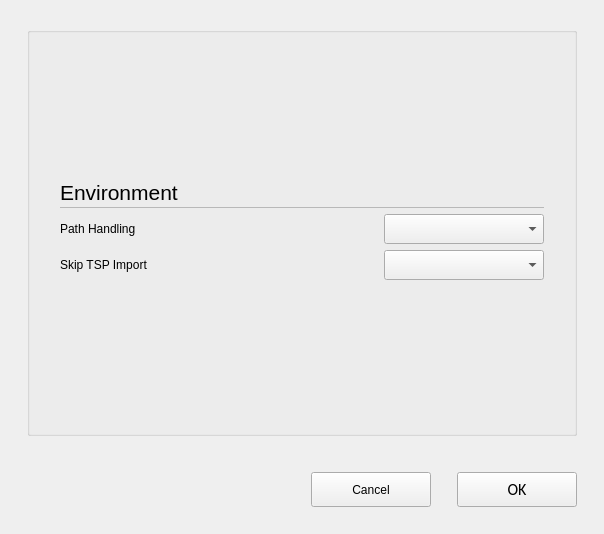
<?xml version="1.0" encoding="UTF-8"?>
<ui version="4.0">
 <class>C_NagToolSettingsPopupDialog</class>
 <widget class="QWidget" name="C_NagToolSettingsPopupDialog">
  <property name="geometry">
   <rect>
    <x>0</x>
    <y>0</y>
    <width>604</width>
    <height>534</height>
   </rect>
  </property>
  <property name="windowTitle">
   <string>C_NagToolSettingsPopupDialog</string>
  </property>
  <property name="autoFillBackground">
   <bool>false</bool>
  </property>
  <layout class="QVBoxLayout" name="verticalLayout">
   <property name="leftMargin">
    <number>27</number>
   </property>
   <property name="topMargin">
    <number>27</number>
   </property>
   <property name="rightMargin">
    <number>27</number>
   </property>
   <property name="bottomMargin">
    <number>0</number>
   </property>
   <item>
    <widget class="stw::opensyde_gui_elements::C_OgeGbx" name="pc_EnvironmentSettings">
     <property name="title">
      <string/>
     </property>
     <layout class="QVBoxLayout" name="verticalLayout_7">
      <property name="spacing">
       <number>0</number>
      </property>
      <property name="leftMargin">
       <number>30</number>
      </property>
      <property name="topMargin">
       <number>5</number>
      </property>
      <property name="rightMargin">
       <number>30</number>
      </property>
      <property name="bottomMargin">
       <number>13</number>
      </property>
      <item>
       <layout class="QVBoxLayout" name="verticalLayout_5">
        <property name="spacing">
         <number>0</number>
        </property>
        <property name="bottomMargin">
         <number>0</number>
        </property>
        <item>
         <layout class="QHBoxLayout" name="horizontalLayout_7" stretch="0,0">
          <property name="spacing">
           <number>6</number>
          </property>
          <property name="bottomMargin">
           <number>0</number>
          </property>
          <item>
           <widget class="stw::opensyde_gui_elements::C_OgeLabContextMenuBase" name="pc_LabelGlobalSettings">
            <property name="styleRole" stdset="0">
             <string>heading-group-bold</string>
            </property>
            <property name="minimumSize">
             <size>
              <width>0</width>
              <height>30</height>
             </size>
            </property>
            <property name="maximumSize">
             <size>
              <width>16777215</width>
              <height>30</height>
             </size>
            </property>
            <property name="font">
             <font>
              <family>Segoe UI</family>
              <pointsize>16</pointsize>
             </font>
            </property>
            <property name="text">
             <string>Environment</string>
            </property>
           </widget>
          </item>
          <item>
           <spacer name="horizontalSpacer_8">
            <property name="orientation">
             <enum>Qt::Horizontal</enum>
            </property>
            <property name="sizeHint" stdset="0">
             <size>
              <width>40</width>
              <height>20</height>
             </size>
            </property>
           </spacer>
          </item>
         </layout>
        </item>
        <item>
         <layout class="QHBoxLayout" name="horizontalLayout" stretch="0">
          <property name="spacing">
           <number>0</number>
          </property>
          <property name="topMargin">
           <number>0</number>
          </property>
          <item>
           <widget class="stw::opensyde_gui_elements::C_OgeFraSeparator" name="frame">
            <property name="minimumSize">
             <size>
              <width>0</width>
              <height>1</height>
             </size>
            </property>
            <property name="maximumSize">
             <size>
              <width>16777215</width>
              <height>1</height>
             </size>
            </property>
            <property name="frameShape">
             <enum>QFrame::StyledPanel</enum>
            </property>
            <property name="frameShadow">
             <enum>QFrame::Raised</enum>
            </property>
           </widget>
          </item>
         </layout>
        </item>
        <item>
         <layout class="QHBoxLayout" name="horizontalLayout_8">
          <property name="spacing">
           <number>6</number>
          </property>
          <property name="topMargin">
           <number>6</number>
          </property>
          <property name="rightMargin">
           <number>0</number>
          </property>
          <property name="bottomMargin">
           <number>6</number>
          </property>
          <item>
           <widget class="stw::opensyde_gui_elements::C_OgeLabToolTipBase" name="pc_LabelPathHandling">
            <property name="styleRole" stdset="0">
             <string>group-item</string>
            </property>
            <property name="text">
             <string>Path Handling</string>
            </property>
           </widget>
          </item>
          <item>
           <spacer name="horizontalSpacer_10">
            <property name="orientation">
             <enum>Qt::Horizontal</enum>
            </property>
            <property name="sizeHint" stdset="0">
             <size>
              <width>40</width>
              <height>20</height>
             </size>
            </property>
           </spacer>
          </item>
          <item>
           <widget class="stw::opensyde_gui_elements::C_OgeCbxText" name="pc_CbxPathHandling">
            <property name="minimumSize">
             <size>
              <width>160</width>
              <height>30</height>
             </size>
            </property>
            <property name="maximumSize">
             <size>
              <width>160</width>
              <height>30</height>
             </size>
            </property>
           </widget>
          </item>
         </layout>
        </item>
        <item>
         <layout class="QHBoxLayout" name="horizontalLayout_9">
          <property name="spacing">
           <number>6</number>
          </property>
          <property name="rightMargin">
           <number>0</number>
          </property>
          <property name="bottomMargin">
           <number>0</number>
          </property>
          <item>
           <widget class="stw::opensyde_gui_elements::C_OgeLabToolTipBase" name="pc_LabelSkipTsp">
            <property name="styleRole" stdset="0">
             <string>group-item</string>
            </property>
            <property name="text">
             <string>Skip TSP Import</string>
            </property>
           </widget>
          </item>
          <item>
           <spacer name="horizontalSpacer_11">
            <property name="orientation">
             <enum>Qt::Horizontal</enum>
            </property>
            <property name="sizeHint" stdset="0">
             <size>
              <width>40</width>
              <height>20</height>
             </size>
            </property>
           </spacer>
          </item>
          <item>
           <widget class="stw::opensyde_gui_elements::C_OgeCbxText" name="pc_CbxSkipTsp">
            <property name="minimumSize">
             <size>
              <width>160</width>
              <height>30</height>
             </size>
            </property>
            <property name="maximumSize">
             <size>
              <width>160</width>
              <height>30</height>
             </size>
            </property>
           </widget>
          </item>
         </layout>
        </item>
       </layout>
      </item>
     </layout>
    </widget>
   </item>
   <item>
    <spacer name="pc_VerticalSpacerButtonsObove">
     <property name="orientation">
      <enum>Qt::Vertical</enum>
     </property>
     <property name="sizeType">
      <enum>QSizePolicy::Fixed</enum>
     </property>
     <property name="sizeHint" stdset="0">
      <size>
       <width>20</width>
       <height>30</height>
      </size>
     </property>
    </spacer>
   </item>
   <item>
    <layout class="QHBoxLayout" name="horizontalLayout_22">
     <property name="spacing">
      <number>6</number>
     </property>
     <item>
      <spacer name="horizontalSpacer_9">
       <property name="orientation">
        <enum>Qt::Horizontal</enum>
       </property>
       <property name="sizeHint" stdset="0">
        <size>
         <width>40</width>
         <height>20</height>
        </size>
       </property>
      </spacer>
     </item>
     <item>
      <widget class="stw::opensyde_gui_elements::C_OgePubCancel" name="pc_PushButtonCancel">
       <property name="minimumSize">
        <size>
         <width>120</width>
         <height>35</height>
        </size>
       </property>
       <property name="maximumSize">
        <size>
         <width>120</width>
         <height>35</height>
        </size>
       </property>
       <property name="text">
        <string>Cancel</string>
       </property>
      </widget>
     </item>
     <item>
      <spacer name="horizontalSpacer_2">
       <property name="orientation">
        <enum>Qt::Horizontal</enum>
       </property>
       <property name="sizeType">
        <enum>QSizePolicy::Fixed</enum>
       </property>
       <property name="sizeHint" stdset="0">
        <size>
         <width>20</width>
         <height>20</height>
        </size>
       </property>
      </spacer>
     </item>
     <item>
      <widget class="stw::opensyde_gui_elements::C_OgePubDialog" name="pc_PushButtonOk">
       <property name="minimumSize">
        <size>
         <width>120</width>
         <height>35</height>
        </size>
       </property>
       <property name="maximumSize">
        <size>
         <width>120</width>
         <height>35</height>
        </size>
       </property>
       <property name="font">
        <font>
         <family>Calibri</family>
         <pointsize>12</pointsize>
        </font>
       </property>
       <property name="text">
        <string>OK</string>
       </property>
      </widget>
     </item>
    </layout>
   </item>
   <item>
    <spacer name="verticalSpacer_7">
     <property name="orientation">
      <enum>Qt::Vertical</enum>
     </property>
     <property name="sizeType">
      <enum>QSizePolicy::Fixed</enum>
     </property>
     <property name="sizeHint" stdset="0">
      <size>
       <width>20</width>
       <height>27</height>
      </size>
     </property>
    </spacer>
   </item>
  </layout>
 </widget>
 <customwidgets>
  <customwidget>
   <class>stw::opensyde_gui_elements::C_OgeFraSeparator</class>
   <extends>QFrame</extends>
   <header>C_OgeFraSeparator.hpp</header>
   <container>1</container>
  </customwidget>
  <customwidget>
   <class>stw::opensyde_gui_elements::C_OgeLabContextMenuBase</class>
   <extends>QLabel</extends>
   <header>C_OgeLabContextMenuBase.hpp</header>
  </customwidget>
  <customwidget>
   <class>stw::opensyde_gui_elements::C_OgeLabToolTipBase</class>
   <extends>QLabel</extends>
   <header>C_OgeLabToolTipBase.hpp</header>
  </customwidget>
  <customwidget>
   <class>stw::opensyde_gui_elements::C_OgePubDialog</class>
   <extends>QPushButton</extends>
   <header>C_OgePubDialog.hpp</header>
  </customwidget>
  <customwidget>
   <class>stw::opensyde_gui_elements::C_OgeGbx</class>
   <extends>QGroupBox</extends>
   <header>C_OgeGbx.hpp</header>
   <container>1</container>
  </customwidget>
  <customwidget>
   <class>stw::opensyde_gui_elements::C_OgePubCancel</class>
   <extends>QPushButton</extends>
   <header>C_OgePubCancel.hpp</header>
  </customwidget>
  <customwidget>
   <class>stw::opensyde_gui_elements::C_OgeCbxText</class>
   <extends>QComboBox</extends>
   <header>C_OgeCbxText.hpp</header>
  </customwidget>
 </customwidgets>
 <resources/>
 <connections/>
</ui>
